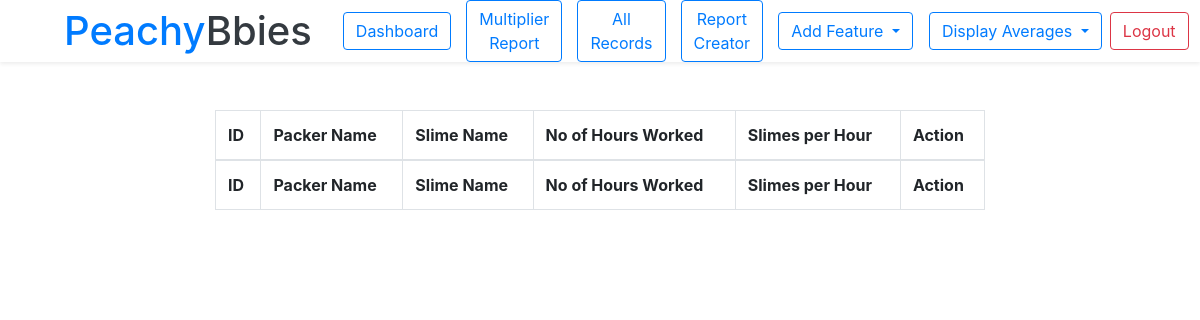
The app's page /multiplier.php (signed in), older data.
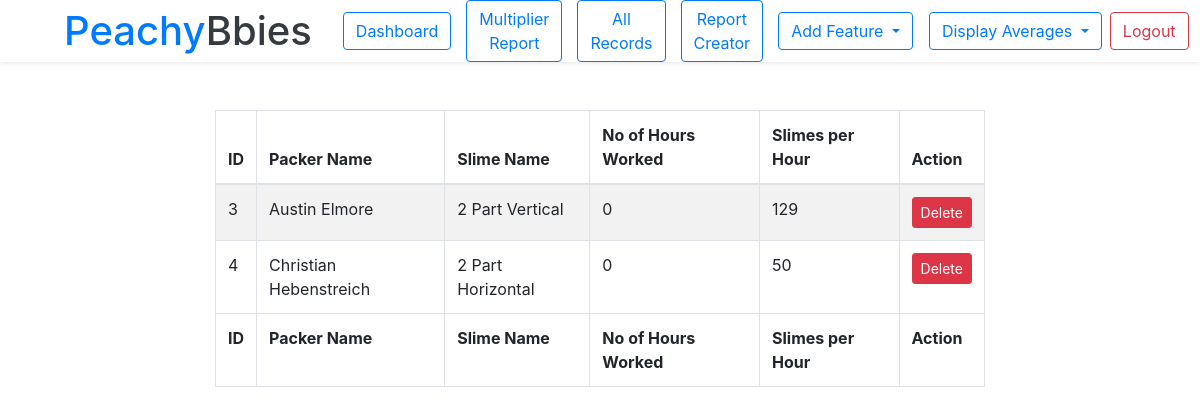
The same page, newer data.
### tables this page shows
CREATE TABLE `multiplier` (
  `id` int(11) NOT NULL,
  `packer` int(11) NOT NULL,
  `slime` int(11) NOT NULL,
  `hours` int(11) NOT NULL,
  `perHour` int(11) NOT NULL,
  `status` int(11) NOT NULL DEFAULT 0
);

CREATE TABLE `employee` (
  `id` int(11) NOT NULL,
  `first_name` varchar(255) NOT NULL,
  `last_name` varchar(255) NOT NULL,
  `join_date` date NOT NULL,
  `hourly_rate` double NOT NULL DEFAULT 1,
  `status` int(11) NOT NULL DEFAULT 0
);

CREATE TABLE `slime` (
  `id` int(11) NOT NULL,
  `slime_name` varchar(255) NOT NULL,
  `slime_texture` varchar(255) NOT NULL,
  `multiplier` int(11) NOT NULL DEFAULT 0,
  `status` int(11) NOT NULL DEFAULT 0
);

### multiplier.php (the view, shortened to what this page needs)
<!doctype html>
<html lang="en">
<head>
    <?php include('header/header.php'); ?>
</head>
<body>
<?php include('navbar.php') ?>
<div class="container-fluid mt-5">
    <div class="row justify-content-center">
        <div class="col-12 col-md-8 col-sm-12">
            <table id="employee_data" class="table table-striped table-bordered" cellspacing="0" width="100%">
                <thead>
                <tr>
                    <th>ID</th>
                    <th>Packer Name</th>
                    <th>Slime Name</th>
                    <th>No of Hours Worked</th>
                    <th>Slimes per Hour</th>
                    <th>Action</th>
                </tr>
                </thead>
                <tbody>
                <?php require 'connection.php' ?>
                <?php
                $sql = "SELECT multiplier.*,slime.slime_name, employee.first_name,employee.last_name
                        FROM `multiplier`
                        JOIN slime ON slime.id = multiplier.slime
                        JOIN employee ON employee.id = multiplier.packer
                        WHERE multiplier.status = 0";
                $result = $conn->query($sql);
                if ($result->num_rows > 0) {
                    while ($row = $result->fetch_assoc()) {
                        ?>
                        <tr>
                            <td><?php echo $row["id"] ?></td>
                            <td><?php echo $row["first_name"] . " ". $row['last_name'] ?></td>
                            <td><?php echo $row["slime_name"] ?></td>
                            <td><?php echo $row["hours"] ?></td>
                            <td><?php echo $row["perHour"] ?></td>
                            <td>
                                <a class="btn btn-danger btn-sm"
                                   href="forms/multiplier.php?id=<?php echo $row['id'] ?>">Delete</a>
                            </td>
                        </tr>
                        <?php
                    }
                } ?>
                </tbody>
                <tfoot>
                <tr>
                    <th>ID</th>
                    <th>Packer Name</th>
                    <th>Slime Name</th>
                    <th>No of Hours Worked</th>
                    <th>Slimes per Hour</th>
                    <th>Action</th>
                </tr>
                </tfoot>
            </table>
        </div>
    </div>
</div>
</body>
</html>

### header/header.php (shortened to what this page needs)
<link rel="stylesheet" href="https://cdnjs.cloudflare.com/ajax/libs/twitter-bootstrap/4.5.2/css/bootstrap.css">
<link rel="stylesheet" href="https://cdn.datatables.net/1.12.1/css/dataTables.bootstrap4.min.css">
<link href="https://unpkg.com/gijgo@1.9.13/css/gijgo.min.css" rel="stylesheet" type="text/css"/>

### navbar.php (shortened to what this page needs)
<nav class="navbar shadow-sm navbar-expand-lg py-3 py-lg-0 px-lg-5">
    <a href="home.php" class="navbar-brand ml-lg-3">
        <h1 class="m-0 display-5 text-dark"><span class="text-primary">Peachy</span>Bbies</h1>
    </a>
    <div class="container-fluid justify-content-end">
        <div class="row mr-0">
            <div class="col-12">
                <a href="dashboard.php" class="btn btn-outline-primary d-none d-lg-block">Dashboard</a>
            </div>
        </div>
        <div class="row mr-0">
            <div class="col-12">
                <a href="multiplier.php" class="btn btn-outline-primary d-none d-lg-block">Multiplier Report</a>
            </div>
        </div>
        <div class="row mr-0">
            <div class="col-12">
                <a href="records.php" class="btn btn-outline-primary d-none d-lg-block">All Records</a>
            </div>
        </div>
        <div class="row mr-0">
            <div class="col-12">
                <a href="reportCreator.php" class="btn btn-outline-primary d-none d-lg-block">Report Creator</a>
            </div>
        </div>
        <div class="btn-group mr-3">
            <button type="button" class="btn btn-outline-primary dropdown-toggle" data-toggle="dropdown" aria-haspopup="true" aria-expanded="false">
                Add Feature
            </button>
        </div>
        <div class="btn-group mr-2">
            <button type="button" class="btn btn-outline-primary dropdown-toggle" data-toggle="dropdown" aria-haspopup="true" aria-expanded="false">
                Display Averages
            </button>
        </div>
        <div class="row">
            <div class="col-12">
                <a href="logout.php" class="btn btn-outline-danger d-none d-lg-block">Logout</a>
            </div>
        </div>
    </div>
</nav>

Row changes from the older to the newer data that the page shows:
added multiplier: id "3", employee.first_name "Austin", employee.last_name "Elmore", slime.slime_name "2 Part Vertical", hours "0", perHour "129"
added multiplier: id "4", employee.first_name "Christian", employee.last_name "Hebenstreich", slime.slime_name "2 Part Horizontal", hours "0", perHour "50"
